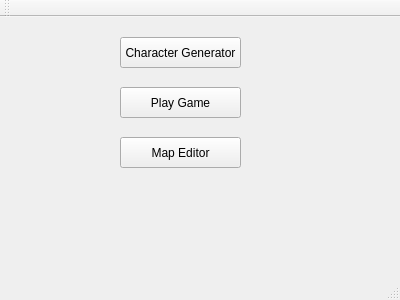
<?xml version="1.0" encoding="UTF-8"?>
<ui version="4.0">
 <class>TalismanGame</class>
 <widget class="QMainWindow" name="TalismanGame">
  <property name="geometry">
   <rect>
    <x>0</x>
    <y>0</y>
    <width>400</width>
    <height>300</height>
   </rect>
  </property>
  <property name="windowTitle">
   <string>TalismanGame</string>
  </property>
  <widget class="QWidget" name="centralWidget">
   <widget class="QPushButton" name="pushButton">
    <property name="geometry">
     <rect>
      <x>120</x>
      <y>20</y>
      <width>121</width>
      <height>31</height>
     </rect>
    </property>
    <property name="text">
     <string>Character Generator</string>
    </property>
   </widget>
   <widget class="QPushButton" name="pushButton_2">
    <property name="geometry">
     <rect>
      <x>120</x>
      <y>70</y>
      <width>121</width>
      <height>31</height>
     </rect>
    </property>
    <property name="text">
     <string>Play Game</string>
    </property>
   </widget>
   <widget class="QPushButton" name="pushButton_3">
    <property name="geometry">
     <rect>
      <x>120</x>
      <y>120</y>
      <width>121</width>
      <height>31</height>
     </rect>
    </property>
    <property name="text">
     <string>Map Editor</string>
    </property>
   </widget>
  </widget>
  <widget class="QMenuBar" name="menuBar">
   <property name="geometry">
    <rect>
     <x>0</x>
     <y>0</y>
     <width>400</width>
     <height>21</height>
    </rect>
   </property>
  </widget>
  <widget class="QToolBar" name="mainToolBar">
   <attribute name="toolBarArea">
    <enum>TopToolBarArea</enum>
   </attribute>
   <attribute name="toolBarBreak">
    <bool>false</bool>
   </attribute>
  </widget>
  <widget class="QStatusBar" name="statusBar"/>
 </widget>
 <layoutdefault spacing="6" margin="11"/>
 <resources/>
 <connections/>
</ui>
